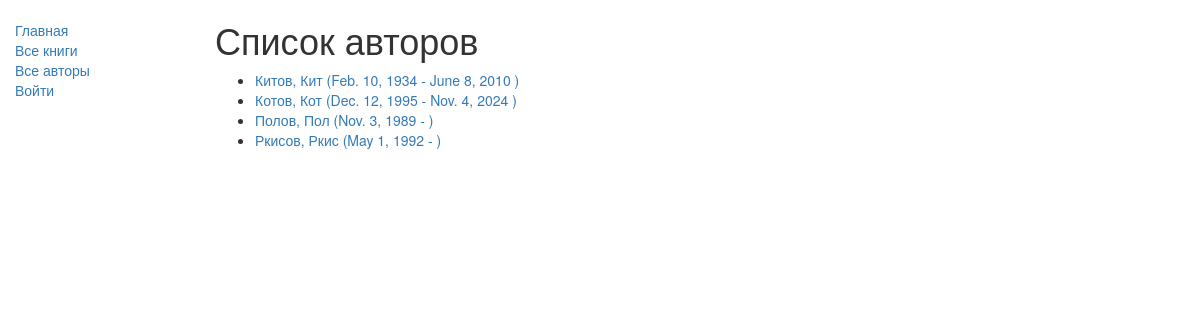
Screenshot of /catalog/authors/ with the database file from the repository.
### catalog/models.py (models this page shows, shortened)
class Author(models.Model):
    first_name = models.CharField(max_length=100)
    last_name = models.CharField(max_length=100)
    date_of_birth = models.DateField(null=True, blank=True)
    date_of_death = models.DateField('Died', null=True, blank=True)
    def get_absolute_url(self):
        return reverse('author-detail', args=[str(self.id)])
    class Meta:
        ordering = ['last_name']

### catalog/views.py (the view)
# urls.py: path('authors/', views.AuthorListView.as_view(), name='author'),
class AuthorListView(generic.ListView):
    model = Author
    paginate_by = 10

### catalog/templates/catalog/author_list.html
{% extends "base_generic.html" %}
{% block content %}
    <h1>Список авторов</h1>
    {% if author_list %}
    <ul>
        {% for author in author_list %}
            <li>
                <a href="{{ author.get_absolute_url }}">
                    {{ author.last_name }},
                    {{ author.first_name }}
                    ({{ author.date_of_birth }} -
                    {% if author.date_of_death %}
                        {{ author.date_of_death }}
                    {% endif %}
                    )
                </a>
            </li>
        {% endfor %}
    </ul>
    {% else %}
        <p>There are no authors in the library.</p>
    {% endif %}
{% endblock %}

### rows the page displays
Author: last_name "Китов", first_name "Кит", date_of_birth "Feb. 10, 1934", date_of_death "June 8, 2010"
Author: last_name "Котов", first_name "Кот", date_of_birth "Dec. 12, 1995", date_of_death "Nov. 4, 2024"
Author: last_name "Полов", first_name "Пол", date_of_birth "Nov. 3, 1989"
Author: last_name "Ркисов", first_name "Ркис", date_of_birth "May 1, 1992"
